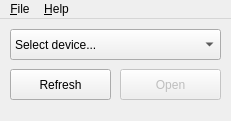
<?xml version="1.0" encoding="UTF-8"?>
<ui version="4.0">
 <class>MainWindow</class>
 <widget class="QMainWindow" name="MainWindow">
  <property name="geometry">
   <rect>
    <x>0</x>
    <y>0</y>
    <width>231</width>
    <height>121</height>
   </rect>
  </property>
  <property name="minimumSize">
   <size>
    <width>231</width>
    <height>121</height>
   </size>
  </property>
  <property name="maximumSize">
   <size>
    <width>231</width>
    <height>121</height>
   </size>
  </property>
  <property name="windowTitle">
   <string>ITUSB2 Manager</string>
  </property>
  <property name="windowIcon">
   <iconset resource="resources.qrc">
    <normaloff>:/icons/icons/active64.png</normaloff>
    <normalon>:/icons/icons/active64.png</normalon>
    <disabledoff>:/icons/icons/greyed64.png</disabledoff>
    <disabledon>:/icons/icons/greyed64.png</disabledon>
    <activeoff>:/icons/icons/active64.png</activeoff>
    <activeon>:/icons/icons/active64.png</activeon>
    <selectedoff>:/icons/icons/selected64.png</selectedoff>
    <selectedon>:/icons/icons/selected64.png</selectedon>:/icons/icons/active64.png</iconset>
  </property>
  <property name="locale">
   <locale language="English" country="UnitedStates"/>
  </property>
  <widget class="QWidget" name="centralWidget">
   <widget class="QComboBox" name="comboBoxDevices">
    <property name="geometry">
     <rect>
      <x>10</x>
      <y>10</y>
      <width>211</width>
      <height>31</height>
     </rect>
    </property>
    <item>
     <property name="text">
      <string>Select device...</string>
     </property>
    </item>
   </widget>
   <widget class="QPushButton" name="pushButtonRefresh">
    <property name="geometry">
     <rect>
      <x>10</x>
      <y>50</y>
      <width>101</width>
      <height>31</height>
     </rect>
    </property>
    <property name="text">
     <string>Refresh</string>
    </property>
   </widget>
   <widget class="QPushButton" name="pushButtonOpen">
    <property name="enabled">
     <bool>false</bool>
    </property>
    <property name="geometry">
     <rect>
      <x>120</x>
      <y>50</y>
      <width>101</width>
      <height>31</height>
     </rect>
    </property>
    <property name="text">
     <string>Open</string>
    </property>
   </widget>
  </widget>
  <widget class="QMenuBar" name="menuBar">
   <property name="geometry">
    <rect>
     <x>0</x>
     <y>0</y>
     <width>231</width>
     <height>30</height>
    </rect>
   </property>
   <widget class="QMenu" name="menuFile">
    <property name="title">
     <string>&amp;File</string>
    </property>
    <addaction name="actionQuit"/>
   </widget>
   <widget class="QMenu" name="menuHelp">
    <property name="title">
     <string>&amp;Help</string>
    </property>
    <addaction name="actionAbout"/>
   </widget>
   <addaction name="menuFile"/>
   <addaction name="menuHelp"/>
  </widget>
  <action name="actionQuit">
   <property name="text">
    <string>&amp;Quit</string>
   </property>
   <property name="shortcut">
    <string>Ctrl+Q</string>
   </property>
  </action>
  <action name="actionAbout">
   <property name="text">
    <string>&amp;About ITUSB2 Manager</string>
   </property>
  </action>
 </widget>
 <resources>
  <include location="resources.qrc"/>
 </resources>
 <connections>
  <connection>
   <sender>actionQuit</sender>
   <signal>triggered()</signal>
   <receiver>MainWindow</receiver>
   <slot>close()</slot>
   <hints>
    <hint type="sourcelabel">
     <x>-1</x>
     <y>-1</y>
    </hint>
    <hint type="destinationlabel">
     <x>115</x>
     <y>60</y>
    </hint>
   </hints>
  </connection>
 </connections>
</ui>
